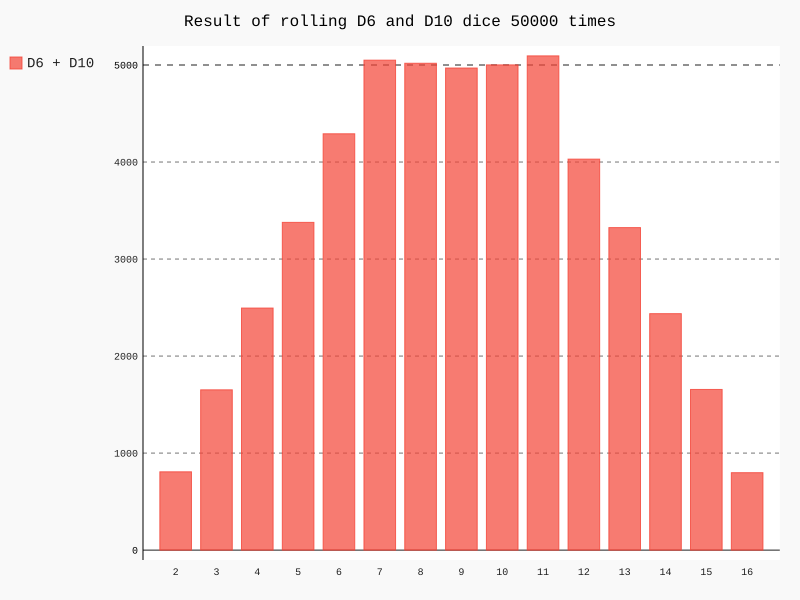

This chart was generated by the following Python code:
import pygal
from chapter15.die import Die

# 骰子列表
dies = []
# 创建一个6面的骰子
die_1 = Die()
dies.append(die_1)
# 创建一个10面的骰子
die_2 = Die(10)
dies.append(die_2)

# 搓几次骰子，将结果存入列表中
results = []
for roll_num in range(50000):
    result = 0
    for die in dies:
        result += die.roll()
    results.append(result)

# 分析结果
frequencies = []
max_result = die_1.num_sides + die_2.num_sides
for value in range(len(dies), max_result + 1):
    frequencies.append(results.count(value))

# 对结果进行可视化
hist = pygal.Bar()
hist.title = "Result of rolling D6 and D10 dice 50000 times"
hist.x_labels = [str(value) for value in range(len(dies), max_result + 1)]
hist._x_title = "Result"
hist._y_title = "Frequency of Result"
hist.add('D6 + D10', frequencies)
hist.render_to_file('different_dice_visual.svg')
print(hist.x_labels)
print(frequencies)
